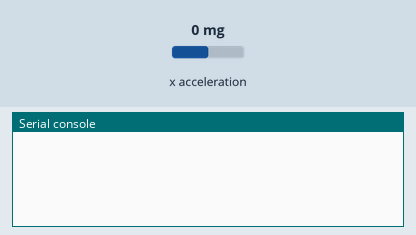
Recording of a program running on a simulated BBC micro:bit running MicroPython. On the bench: the last lines printed to the serial console. The test bench sets the inputs (shaded band); at power-on: x acceleration 0 mg. No radio messages arrive unless stated (any console line starting 'radio sent:' is added by the test bench).

Above: at 1.2 s.
1.3 s: x acceleration set to -47 mg
2.8 s: x acceleration set to -53 mg
At 2.92 s:
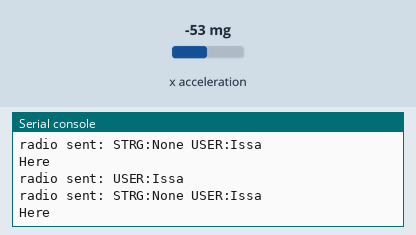
At 4.04 s:
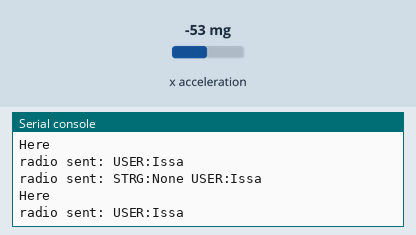

The program:

userMovement.py
```python
from microbit import *
import radio

radio.on()
radio.config(channel=70,power=7)
userMovement = {}
highestStr = -255
highestArea = None
currentUser = "Issa"
currentHighest = None

def userMoving():
    global highestArea, highestStr, currentHighest
    radio.send("USER:"+ currentUser)
    fullMsg = radio.receive_full()
    if fullMsg:
            msg, rssi, timestamp = fullMsg
            if "AREA" in msg.decode():
                userMovement.update({msg.decode()[8:]:rssi})

    for loc,strtgh in userMovement.items():
        #print(loc + str(strtgh))
        if strtgh > highestStr:
            highestStr = strtgh
            highestArea = loc

    if currentHighest == None:
        currentHighest = highestArea
        radio.send("STRG:" + str(highestArea) + " USER:" + currentUser)
        print("Here")

    elif currentHighest != highestArea:
        currentHighest = highestArea
        radio.send("STRG:" + str(highestArea) + " USER:" + currentUser)
        print("Change")

def main():
    while True:
        if accelerometer.get_x() > 50 or accelerometer.get_x() < -50:
            userMoving()
        sleep(100)

main()
```

Measured:
- the behaviour switches between -50 and -51 mg on x acceleration (found by bisection; images 0 and 1)
- after the input at 2.8 s, the serial console: prints a new line at once (image 1)
